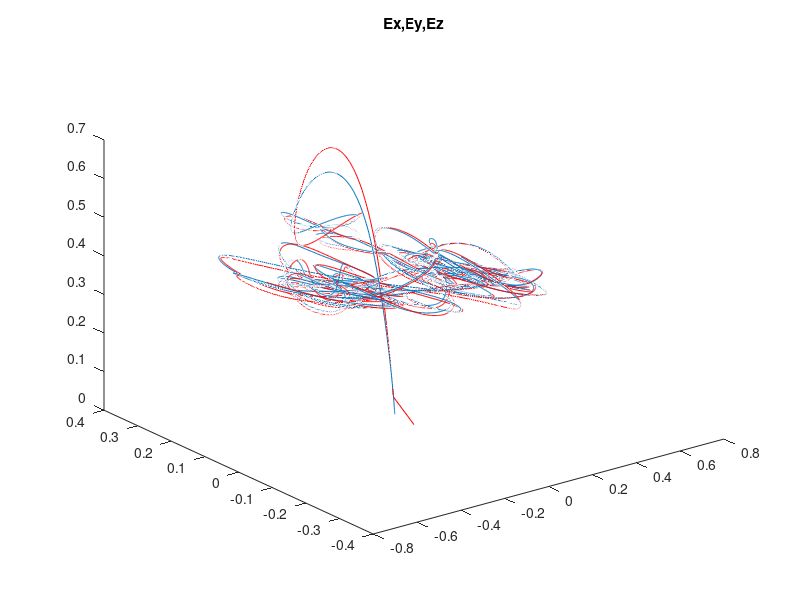
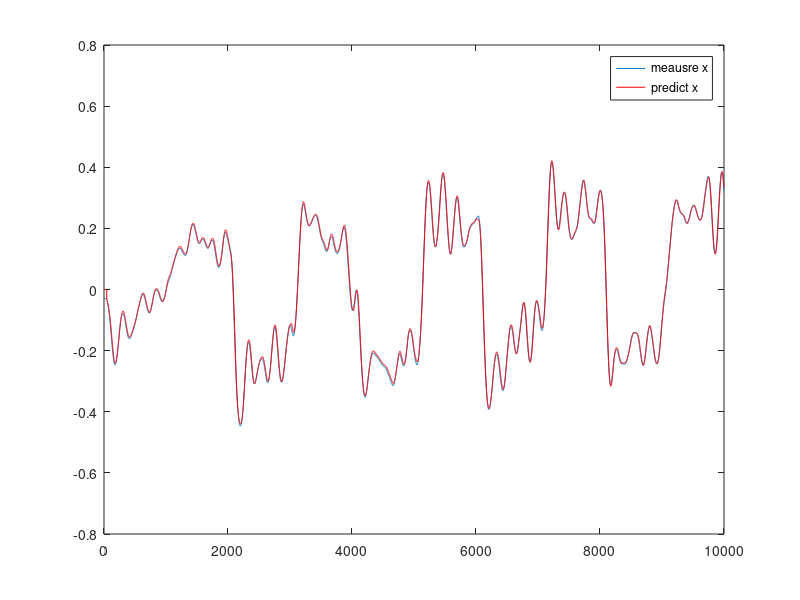
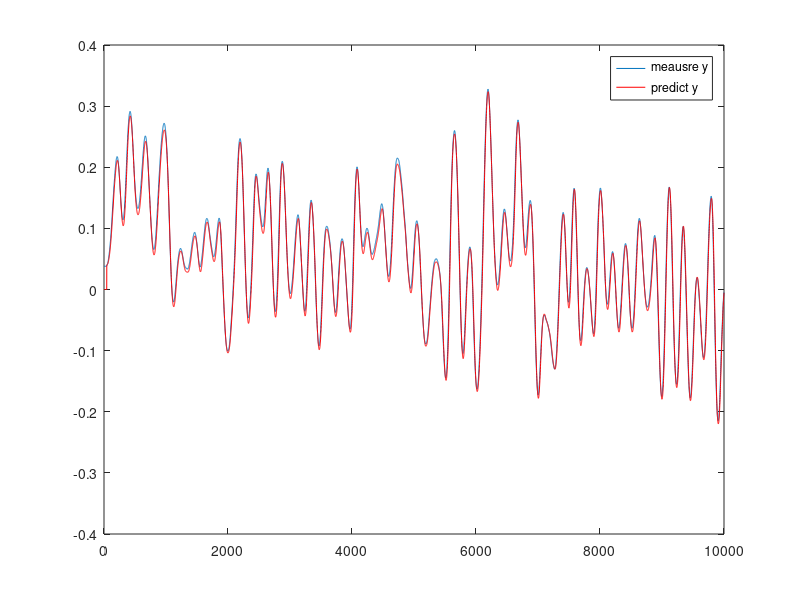
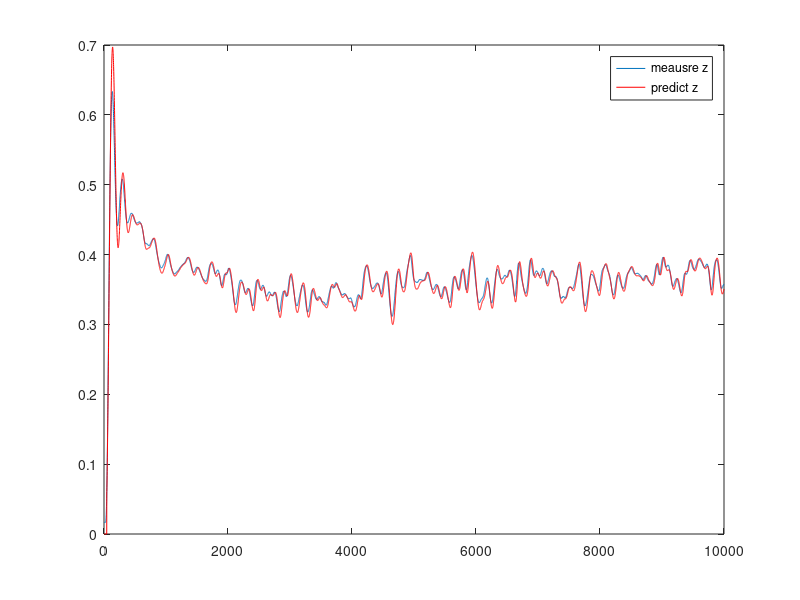

Recreate these plots in MATLAB, in order.
%% Project 2
% -------------------------
% CMPE 245 - Spring, 2016
% Chien-Pin Chen
% 05/30/2016
% MATLAB script for Project 2
% --------------------------
clear all;

load data3D.mat;

plot3(xm, ym, zm,'DisplayName','xm,ym,zm');
title('xm,ym,zm');

%T = 0.1;
%c = 1e-16;
g = 9.81;

R = [1 0 0 0;
     0 1 0 0;
     0 0 0.1 0;
     0 0 0 1];
%eye(4)*1.225*1; 
% [12.25 0;
%      0 12.25]; % do we get this ?? or guess by ourself

% ga = [0 0 0 0;
%       0 0 0 0;
%       0 0 0 0;
%       sqrt(T) 0 0 0;
%       0 sqrt(T) 0 0;
%       0 0 sqrt(T) 0;
%       0 0 0 sqrt(T)];
Q = eye(4);

% setting initial x_0, P_0
x0 = xm(45);
y0 = ym(45);
z0 = zm(45);
dx0 = (xm(45)-xm(44))/dtrec(45);
dy0 = (ym(45)-ym(44))/dtrec(45);
dz0 = (zm(45)-zm(44))/dtrec(45);
yaw0 = yawm(45);
Ex0 = [ x0 y0 z0 dx0 dy0 dz0 yaw0]';

P11 = 1.225*.01;    % var{x}
P22 = P11;      % var{y}
P33 = P11;      % var{z}
P12 = 0;        % temp set to zero
P13 = 0;        % temp set to zero
P23 = 0;        % temp set to zero
Px0 = eye(length(Ex0)) * P11;
% Px0 = [P11 P12 P13;
%        P12 P22 P23;
%        P13 P23 P33];

Px0(1,4) = 2*P11/(0.0085^2);
Px0(4,1) = Px0(1,4);
Px0(2,5) = 2*P11/(0.0085^2);
Px0(5,2) = Px0(2,5);
Px0(3,6) = 2*P11/(0.0085^2);
Px0(6,3) = Px0(3,6);

% array to storge E{x_k} and P_k after update 
Ex_k = zeros(length(Ex0), length(xm)+1);
P_k = zeros(length(Ex0), length(Ex0), length(xm)+1);

% Use Extend Kalman Filter (EKF)
Ex_k(:,45) = Ex0;
P_k(:,:,45) = Px0;

% start from 45
for k = 45 : length(zm)
    % Prediction
    % discrete method
    
%     pit = Ex_k(4, k);
%     rol = Ex_k(5, k);
%     yaw = Ex_k(6, k);

    x4 = Ex_k(4, k);     
    x5 = Ex_k(5, k);
    x6 = Ex_k(6, k);
    rol = roll(k);
    pit = pitch(k);
    yaw = yawm(k);
    dt = dtrec(k);
    
    s = (255/6000) * thrust(k);
    c0 = 1;%100000000*5;
    c = (0.000409*s^2+0.1405*s-0.099)/c0;
    c=1;
    f = [x4; x5; x6;
         c*g*( sind(yaw)*sind(rol) + cosd(yaw)*cosd(rol)*sind(pit) );
         c*g*( sind(yaw)*cosd(rol)*sind(pit) -cosd(yaw)*sind(rol) );
         c*(g*cosd(rol)*cosd(pit) - g);
         0]*dt; 
% [c*g*( sin(yaw)*sin(rol) + cos(yaw)*cos(rol)*sin(pit) );
%  c*g*( -1*cos(yaw)*sin(rol) + sin(yaw)*cos(rol)*sin(pit) );
%  c*g*cos(rol)*cos(pit) - g;
%  0;
%  0;
%  0];
    
    phi = [1 0 0 dt 0 0 0;
           0 1 0 0 dt 0 0;
           0 0 1 0 0 dt 0;
           0 0 0 1 0 0 0;
           0 0 0 0 1 0 0;
           0 0 0 0 0 1 0;
           0 0 0 0 0 0 1];
    
% [0, 0, 0, c*g*cos(pit)*cos(rol)*cos(yaw),  c*g*(cos(rol)*sin(yaw) - cos(yaw)*sin(pit)*sin(rol)), c*g*(cos(yaw)*sin(rol) - cos(rol)*sin(pit)*sin(yaw)) ;
% 0, 0, 0, c*g*cos(pit)*cos(rol)*sin(yaw),  c*g*(-cos(rol)*cos(yaw) + sin(pit)*sin(rol)*sin(yaw)), c*g*(sin(rol)*sin(yaw) + cos(rol)*cos(yaw)*sin(pit)) ;
% 0, 0, 0,     -c*g*cos(rol)*sin(pit),                     -c*g*cos(pit)*sin(rol),                                          0 ;
% 0, 0, 0, 1, 0, 0;
% 0, 0, 0, 0, 1, 0;
% 0, 0, 0, 0, 0, 1];
    ga = [0 0 0 0;
          0 0 0 0;
          0 0 0 0;
          10*sqrt(dt) 0 0 0;
          0 10*sqrt(dt) 0 0;
          0 0 1*sqrt(dt) 0;
          0 0 0 1*sqrt(dt)];
    
    Ex_k(:, k+1) = Ex_k(:, k)+f;
    P_k(:,:,k+1) = phi*P_k(:,:,k)*phi'+ ga*Q*ga';
    
    % Observation
    H = [ 1, 0, 0, 0, 0, 0, 0;
          0, 1, 0, 0, 0, 0, 0;
          0, 0, 1, 0, 0, 0, 0;
          0, 0, 0, 0, 0, 0, 1];
    x_k1 = [Ex_k(1,k+1) Ex_k(2,k+1) Ex_k(3,k+1) 0 0 0 Ex_k(7,k+1)]';
    z_k1 = [xm(k) ym(k) zm(k) yawm(k)]';
    
    %update K and P(+)
    K = P_k(:,:,k+1) * H'/(H*P_k(:,:,k+1)*H'+R);
    P_k(:,:,k+1) = (eye(length(Ex0)) - K*H)*P_k(:,:,k+1);
    Ex_k(:,k+1) = Ex_k(:,k+1) + K*(z_k1 - H*x_k1);
    
end

%figure;
hold on;
plot3(Ex_k(1,:), Ex_k(2,:), Ex_k(3,:),'r','DisplayName','Ex,Ey,Ez');
title('Ex,Ey,Ez');

figure
plot(xm, 'DisplayName','meausre x');
hold on
plot(Ex_k(1,:),'r','DisplayName','predict x');
legend show

figure
plot(ym, 'DisplayName','meausre y');
hold on
plot(Ex_k(2,:),'r','DisplayName','predict y');
legend show


figure
plot(zm, 'DisplayName','meausre z');
hold on
plot(Ex_k(3,:),'r','DisplayName','predict z');
legend show

figure
plot(yawm, 'DisplayName','meausre yaw');
hold on
plot(Ex_k(7,:),'r','DisplayName','predict yaw');
legend show

% f = [c*g*( sin(yaw)*sin(rol) + cos(yaw)*cos(rol)*sin(pit) );
%      c*g*( -1*cos(yaw)*sin(rol) + sin(yaw)*cos(rol)*sin(pit) );
%      c*g*cos(rol)*cos(pit) - g;
%      0;
%      0;
%      0];
% 
% phi = [0, 0, 0, c*g*cos(pit)*cos(rol)*cos(yaw),  c*g*(cos(rol)*sin(yaw) - cos(yaw)*sin(pit)*sin(rol)), c*g*(cos(yaw)*sin(rol) - cos(rol)*sin(pit)*sin(yaw)) ;
%        0, 0, 0, c*g*cos(pit)*cos(rol)*sin(yaw),  c*g*(-cos(rol)*cos(yaw) + sin(pit)*sin(rol)*sin(yaw)), c*g*(sin(rol)*sin(yaw) + cos(rol)*cos(yaw)*sin(pit)) ;
%        0, 0, 0,     -c*g*cos(rol)*sin(pit),                     -c*g*cos(pit)*sin(rol),                                          0 ;
%        0, 0, 0, 1, 0, 0;
%        0, 0, 0, 0, 1, 0;
%        0, 0, 0, 0, 0, 1];
%  
%  
% H = [ 1, 0, 0, 0, 0, 0;
%       0, 1, 0, 0, 0, 0;
%       0, 0, 1, 0, 0, 0;
%       0, 0, 0, 0, 0, 1];
   
